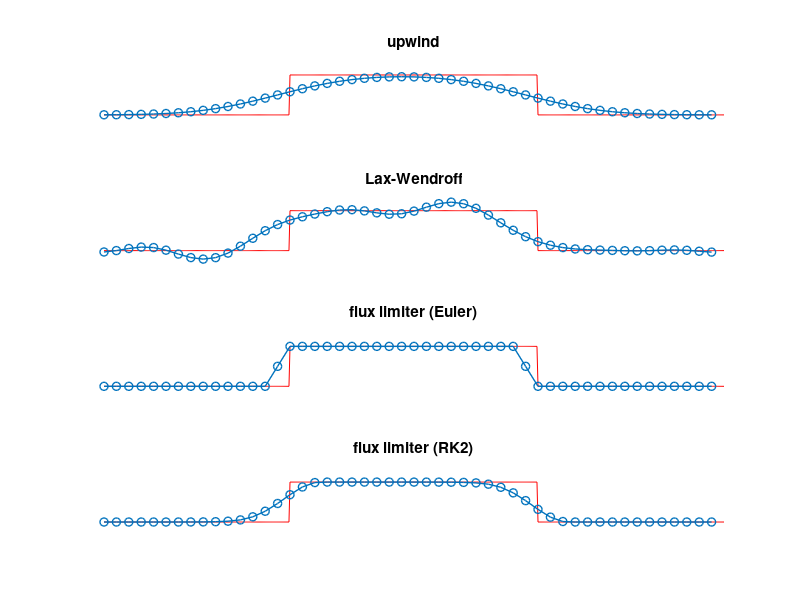
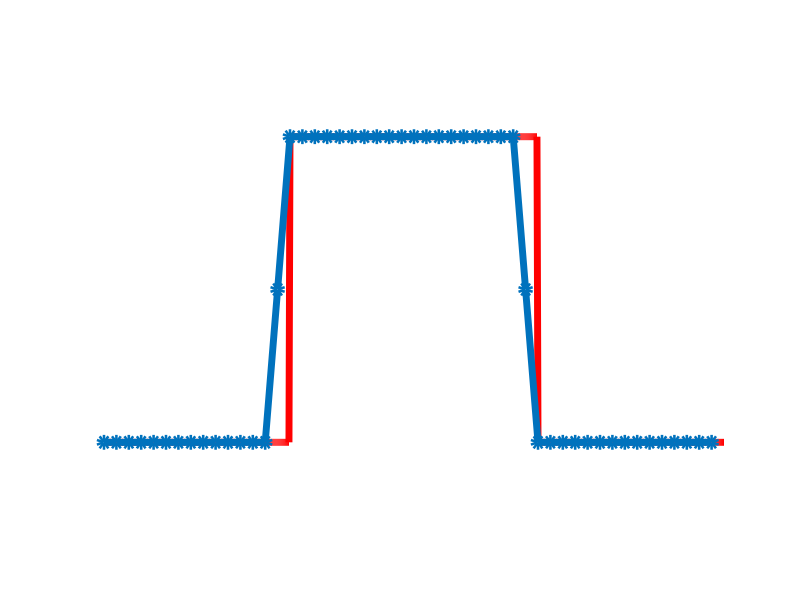

MATLAB code for these plots, in order:
function fluxlimiter(J,nu,k,init)
% FLUXLIMITER  Solves for u(x,t) at t=k with
%   u_t + u_x = 0  on  0 < x < 1
% with periodic boundary conditions and with either square wave
% initial shape
%   u(x,0) = 1  if 0.3 < x < 0.7,
%            0  otherwise
% or smoother 'hump' initial shape,
%   u(x,0) = cos^2(2 pi (x-0.5))  if 0.25 < x < 0.75
%          = 0                  otherwise.
% Demonstrates four schemes in subplots in one figure: upwind (top),
% Lax-Wendroff (next), and a flux-limited, nonlinear (bottom two).
% The last two subplots differ in their time-integration scheme:
% upper is explicit Euler and lower is an order 2 Runge-Kutta method
% (= modified Euler).
%    The flux-limited scheme is defined in equations (1.2), (1.3), and
% (1.7) of
%    Hundsdorfer and Verwer, "Numerical Solution of Time-Dependent
%    Advection-Diffusion-Reaction Equations", Springer 2003
% which we call "H&V".  The particular flux-limiter is the kappa=1/3
% case of (1.10) in H&V, the Koren (1993) choice.
% Form: fluxlimiter(J,nu,k,init)
% Example:
%    >> fluxlimiter(50,0.5,1,'square')
%    >> fluxlimiter(50,0.33,1,'hump')
%    >> fluxlimiter(100,0.33,10,'square')
%    >> fluxlimiter(100,0.33,10,'hump')
% The first and third arguments are J and k which must be integers.
% The flux-limited scheme requires nu <= 1/2 with explicit Euler
% time integration; see (1.12) in H&V (2003).

if nargin<1,  J = 50;   end
if nargin<2,  nu = 0.5;   end
if nargin<3,  k = 1;   end
if nargin<4,  init = 'square';   end
figure(1), clf

% spatial grid
dx = 1.0 / J;  x  = 0:dx:1-dx;

% initial shape
errstr = 'only "square" and "hump" are allowed as initial';
if length(init)<4, error(errstr), end
init = init(1:4);
if all(init=='squa')
  uinit = ones(size(x));
  uinit(x<0.3) = 0.0;  uinit(x>0.7) = 0.0;   % square wave
elseif all(init=='hump')
  uinit = cos(2*pi*(x-0.5)).^2;
  uinit(x<0.25) = 0.0;  uinit(x>0.75) = 0.0; % smooth hump
else, error(errstr), end

% temporal grid
tf = k * 1.0;
dt = nu * dx;
NN = ceil(tf/dt);
dt = tf / NN;  t  = 0:dt:tf;
fprintf('  doing N=%d steps with dt=%.5e\n',NN,dt)

% u(x,t=tf) = u(x,t=0)   because tf=k (integer) and periodic
xfine = 0:1/600:1;
if all(init=='squa')
  uexact = ones(size(xfine));
  uexact(xfine<0.3) = 0.0;  uexact(xfine>0.7) = 0.0;   % square wave
elseif all(init=='hump')
  uexact = cos(2*pi*(xfine-0.5)).^2;
  uexact(xfine<0.25) = 0.0;  uexact(xfine>0.75) = 0.0; % smooth hump
end

% three numerical schemes
for fig=1:4
      u = uinit;
      for n=1:NN-1
        if fig==1                        % upwind
          fstag = u;
          u = u - nu * (fstag - [fstag(J) fstag(1:J-1)]);
        elseif fig==2                    % Lax-Wendroff
          ustag = 0.5 * (u + [u(2:J) u(1)]);
          fstag = ustag - (nu/2) * ([u(2:J) u(1)] - u);    % dt/2 of Lax-Friedrichs
          u = u - nu * (fstag - [fstag(J) fstag(1:J-1)]);
        else                             % flux-limiter
          theta = gettheta(J,u);
          psi = getpsi(theta);
          %figure(2), hold on, plot(theta,ppsi,'*'), axis([-3 6 -0.5 1.5])
          fstag = u + psi .* ([u(2:J) u(1)] - u);  % add to upwind version
          uEu = u - nu * (fstag - [fstag(J) fstag(1:J-1)]);  % exp Euler
        end
        if fig==3                        % just explicit Euler
          u = uEu;
        elseif fig==4                    % complete RK2 scheme
          theta2 = gettheta(J,uEu);
          psi2 = getpsi(theta2);
          fstag2 = uEu + psi2 .* ([uEu(2:J) uEu(1)] - uEu);
          u = u - (nu/2) * (fstag - [fstag(J) fstag(1:J-1)]) - ...
                    (nu/2) * (fstag2 - [fstag2(J) fstag2(1:J-1)]);
        end
      end
      figure(1), subplot(4,1,fig)
      plot(xfine,uexact,'r')   % exact soln on fine grid
      hold on,  plot(x,u,'o-','markersize',6,'linewidth',1.0)
      hold off, axis([0 1 -0.3 1.3]), axis off
      if fig==1, title('upwind')
      elseif fig==2, title('Lax-Wendroff')
      elseif fig==3, title('flux limiter (Euler)')
      elseif fig==4, title('flux limiter (RK2)')
      end

      if fig==3
        figure(2)
        plot(xfine,uexact,'r','linewidth',5.0)   % exact soln on fine grid
        hold on,  plot(x,u,'o-','markersize',6,'linewidth',5.0)
        hold off, axis([0 1 -0.3 1.3]), axis off
      end
end

function th = gettheta(J,u)
  th      = u - [u(J) u(1:J-1)];
  denom   = [u(2:J) u(1)] - u;
  no      = (abs(denom) < 1.0e-10);
  th(no)  = 0.0;
  th(~no) = th(~no) ./ denom(~no);
end

function ps = getpsi(theta)
  % This is the Koren (1993) choice, the kappa=1/3 case of (1.10) in H&V.
  ps = min([ones(size(theta)); (1/3)+(1/6)*theta; theta]);
  ps = max(0.0, ps);
end

end  % function fluxlimiter
